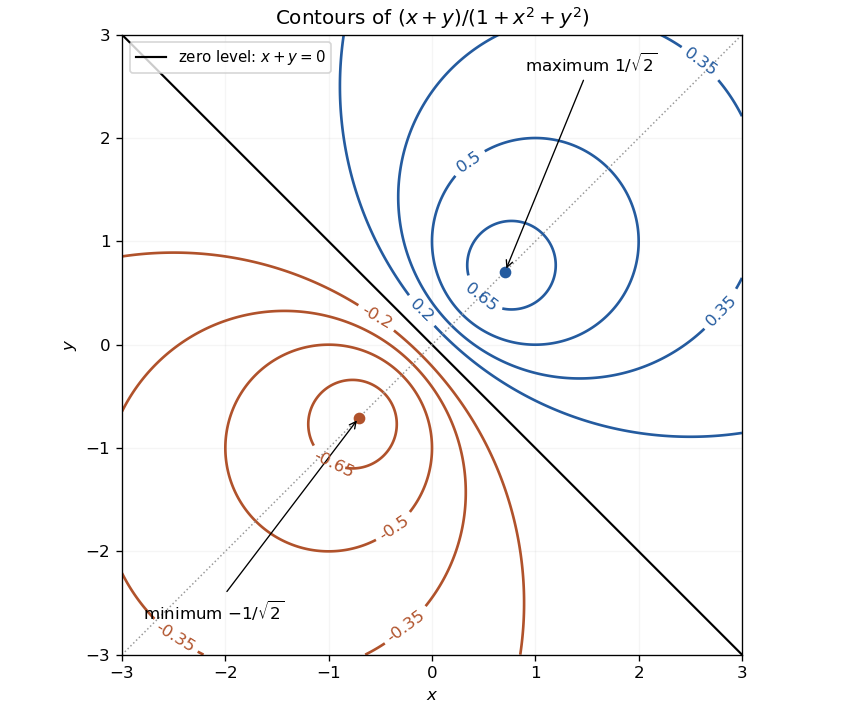

The script that drew this image:
"""Original contours of a rational height, using its exact scalar formula."""
from pathlib import Path
import matplotlib
matplotlib.use("Agg")
import matplotlib.pyplot as plt
import numpy as np

grid=np.linspace(-3,3,701)
X,Y=np.meshgrid(grid,grid)
Z=(X+Y)/(1+X*X+Y*Y)
levels=[.2,.35,.5,.65]
fig,ax=plt.subplots(figsize=(7.2,5.9),layout="constrained")
positive=ax.contour(X,Y,Z,levels=levels,colors="#245b9f",linewidths=1.6)
negative=ax.contour(X,Y,Z,levels=[-v for v in levels[::-1]],colors="#b0522b",
                    linewidths=1.6,linestyles="solid")
ax.clabel(positive,fmt="%.2g",fontsize=10)
ax.clabel(negative,fmt="%.2g",fontsize=10)
ax.plot(grid,-grid,color="black",lw=1.3,label=r"zero level: $x+y=0$")
ax.plot(grid,grid,color=".6",ls=":",lw=.9)
point=1/np.sqrt(2)
ax.plot(point,point,"o",color="#245b9f",ms=6)
ax.plot(-point,-point,"o",color="#b0522b",ms=6)
ax.annotate(r"maximum $1/\sqrt{2}$",xy=(point,point),xytext=(.9,2.65),
            arrowprops={"arrowstyle":"->","lw":.8},fontsize=10)
ax.annotate(r"minimum $-1/\sqrt{2}$",xy=(-point,-point),xytext=(-2.8,-2.65),
            arrowprops={"arrowstyle":"->","lw":.8},fontsize=10)
ax.set(aspect="equal",xlim=(-3,3),ylim=(-3,3),xlabel=r"$x$",ylabel=r"$y$",
       title=r"Contours of $(x+y)/(1+x^2+y^2)$")
ax.legend(loc="upper left",fontsize=9)
ax.grid(alpha=.12)
fig.savefig(Path(__file__).with_suffix(".png").name,dpi=120,facecolor="white")
